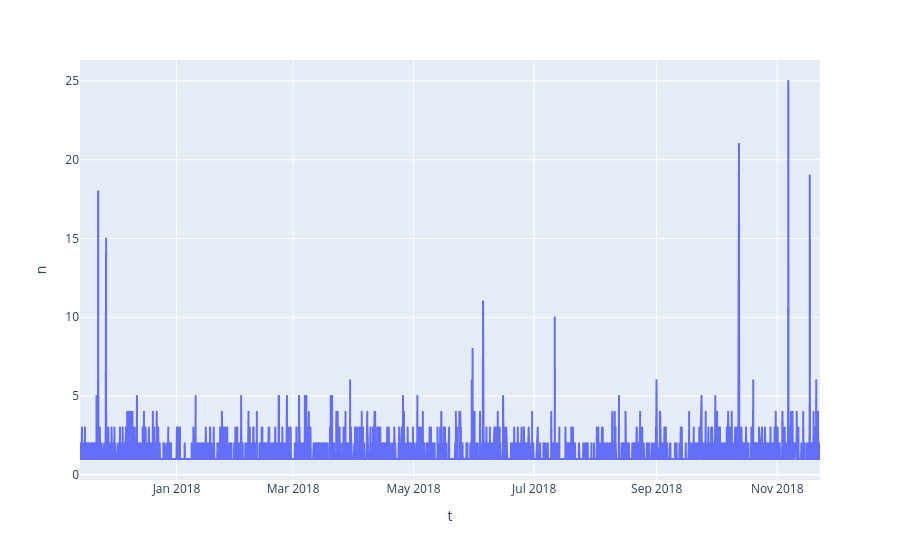

The code cell stored with this chart in its notebook:
### Code cell
px.line(df3.reset_index(), x='t', y='n')

### Figure 1 — Plotly figure (JSON) as saved in the notebook; plotly's stock layout.template omitted (floating-point values rounded to 4 significant figures; data arrays with more than 128 entries replaced by an {"elided": "..."} marker saying what was removed)
{"data": [{"hovertemplate": "t=%{x}<br>n=%{y}<extra></extra>", "legendgroup": "", "line": {"color": "#636efa", "dash": "solid"}, "marker": {"symbol": "circle"}, "mode": "lines", "name": "", "showlegend": false, "type": "scattergl", "x": {"elided": "3347 str values"}, "xaxis": "x", "y": {"elided": "3347 int values"}, "yaxis": "y"}], "layout": {"legend": {"tracegroupgap": 0}, "margin": {"t": 60}, "xaxis": {"anchor": "y", "domain": [0, 1], "title": {"text": "t"}}, "yaxis": {"anchor": "x", "domain": [0, 1], "title": {"text": "n"}}}}
